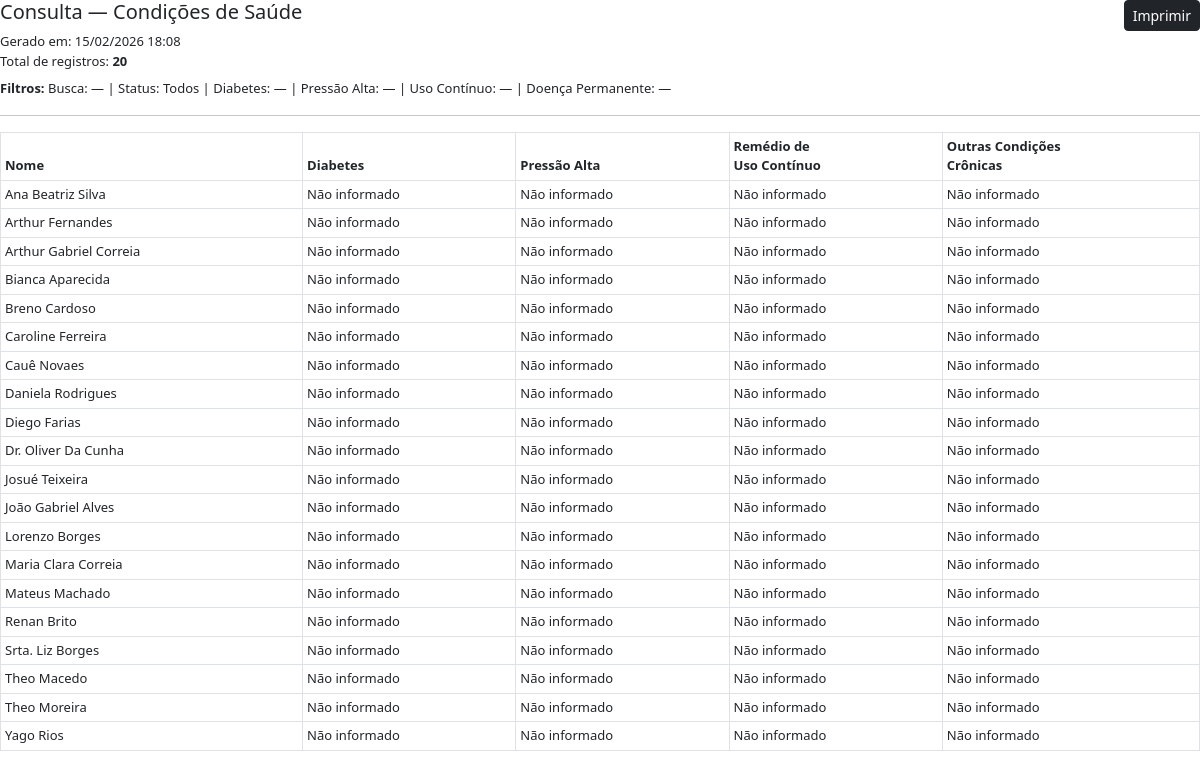
/operacoes/consultas/saude/imprimir/ (signed in), run on the app's committed database.
### apps/assistidos/models.py (models this page shows, shortened)
class Assistido(models.Model):
    id = models.UUIDField(primary_key=True, default=uuid.uuid4, editable=False)
    codigo = models.CharField(max_length=30, unique=True, blank=True, null=True)
    nome = models.CharField(max_length=120)
    cpf = models.CharField(max_length=11, blank=True, null=True, unique=True,verbose_name="CPF")
    data_nascimento = models.DateField(blank=True, null=True)
    telefone = models.CharField(max_length=30, blank=True)
    logradouro = models.CharField(max_length=120, blank=True)
    numero = models.CharField(max_length=20, blank=True)
    complemento = models.CharField(max_length=80, blank=True)
    bairro = models.CharField(max_length=80, blank=True)
    cidade = models.CharField(max_length=80, blank=True)
    uf = models.CharField(max_length=2, blank=True,verbose_name="UF")
    cep = models.CharField(max_length=9, blank=True,verbose_name="CEP")
    sit_trabalho = models.CharField(
        max_length=20, choices=SituacaoTrabalho.choices,
        default=SituacaoTrabalho.NAO_INFORMADO
    )
    responsavel_renda = models.CharField(
        max_length=20, choices=ResponsavelRenda.choices,
        default=ResponsavelRenda.NAO_INFORMADO
    )
    faixa_renda = models.CharField(
        max_length=20, choices=FaixaRenda.choices,
        default=FaixaRenda.NAO_INFORMADO
    )
    tipo_moradia = models.CharField(
        max_length=20, choices=TipoMoradia.choices,
        default=TipoMoradia.NAO_INFORMADO
    )
    material_moradia = models.CharField(
        max_length=20, choices=MaterialMoradia.choices,
        default=MaterialMoradia.NAO_INFORMADO
    )
    area_risco = models.CharField(
        max_length=20, choices=TriSimNao.choices,
        default=TriSimNao.NAO_INFORMADO
    )
    sabe_ler_escrever = models.CharField(
        max_length=20, choices=TriSimNao.choices,
        default=TriSimNao.NAO_INFORMADO
    )
    escolaridade = models.CharField(
        max_length=30, choices=Escolaridade.choices,
        default=Escolaridade.NAO_INFORMADO
    )
    diabetes = models.CharField(max_length=20, choices=TriSimNao.choices, default=TriSimNao.NAO_INFORMADO)
    pressao_alta = models.CharField(max_length=20, choices=TriSimNao.choices, default=TriSimNao.NAO_INFORMADO)
    medic_uso_continuo = models.CharField(max_length=20, choices=TriSimNao.choices, default=TriSimNao.NAO_INFORMADO)
    doenca_permanente = models.CharField(max_length=20, choices=TriSimNao.choices, default=TriSimNao.NAO_INFORMADO)
    data_inicio_apoio = models.DateField(blank=True, null=True,verbose_name="Ingresso no Programa")
    status = models.CharField(max_length=10, choices=StatusCadastro.choices, default=StatusCadastro.ATIVO)
    data_inativacao = models.DateField(blank=True, null=True)
    motivo_inativacao = models.CharField(max_length=200, blank=True)
    criado_em = models.DateTimeField(auto_now_add=True)
    class Meta:
        ordering = ["nome"]

### apps/operacoes/consultas/views.py (the view)
# urls.py: path("saude/imprimir/", views.saude_print, name="saude_print"),
@login_required
def saude_print(request):
    if not pode_ver(request.user):
        return HttpResponse("Sem permissão.", status=403)
    qs = Assistido.objects.all()
    q = (request.GET.get("q") or "").strip()
    status = (request.GET.get("status") or "").strip()
    diabetes = (request.GET.get("diabetes") or "").strip()
    pressao_alta = (request.GET.get("pressao_alta") or "").strip()
    medic_uso_continuo = (request.GET.get("medic_uso_continuo") or "").strip()
    doenca_permanente = (request.GET.get("doenca_permanente") or "").strip()
    if q:
        qs = qs.filter(
            Q(nome__icontains=q) |
            Q(cpf__icontains=q) |
            Q(telefone__icontains=q)
        )
    if status in ["ATIVO", "INATIVO"]:
        qs = qs.filter(status=status)
    if diabetes:
        qs = qs.filter(diabetes=diabetes)
    if pressao_alta:
        qs = qs.filter(pressao_alta=pressao_alta)
    if medic_uso_continuo:
        qs = qs.filter(medic_uso_continuo=medic_uso_continuo)
    if doenca_permanente:
        qs = qs.filter(doenca_permanente=doenca_permanente)
    o = (request.GET.get("o") or "nome").strip()
    permitidas = {"nome", "diabetes", "pressao_alta", "medic_uso_continuo", "doenca_permanente"}
    campo = o.lstrip("-")
    if campo not in permitidas:
        o = "nome"
    qs = qs.order_by(o)
    return render(
        request,
        "operacoes/consultas/saude_print.html",
        {
            "assistidos": qs,
            "total": qs.count(),
        },
    )

### apps/operacoes/context_processors.py (called while the page is built)
def operacoes_permissoes(request):
    user = getattr(request, "user", None)
    if user and user.is_authenticated:
        return {
            "pode_ver": pode_ver(user),
            "pode_editar": pode_editar(user),
            "pode_deletar": pode_deletar(user),
        }
    return {
        "pode_ver": False,
        "pode_editar": False,
        "pode_deletar": False,
    }

### apps/operacoes/permissoes.py (called while the page is built)
def is_consultor(user):
    return user.groups.filter(name="Consultor").exists()

def is_supervisor(user):
    return user.groups.filter(name="Supervisor").exists()

def is_operador(user):
    return user.groups.filter(name="Operador").exists()

def pode_ver(user):
    return is_consultor(user) or is_operador(user) or is_supervisor(user) or user.is_superuser

def pode_editar(user):
    return is_operador(user) or is_supervisor(user) or user.is_superuser

def pode_deletar(user):
    return is_supervisor(user) or user.is_superuser

### apps/operacoes/templates/operacoes/consultas/saude_print.html (shortened to what this page needs)
<!doctype html>
<html lang="pt-br">
<head>
  <link href="https://cdn.jsdelivr.net/npm/bootstrap@5.3.0/dist/css/bootstrap.min.css" rel="stylesheet">
</head>
<body>
  <div class="d-flex justify-content-between align-items-start mb-3">
    <div>
      <h5>Consulta — Condições de Saúde</h5>
      <div>Gerado em: {% now "d/m/Y H:i" %}</div>
      <div>Total de registros: <strong>{{ total }}</strong></div>
      <div class="mt-2">
        <strong>Filtros:</strong>
        Busca: {{ request.GET.q|default:"—" }} |
        Status: {{ request.GET.status|default:"Todos" }} |
        Diabetes: {{ request.GET.diabetes|default:"—" }} |
        Pressão Alta: {{ request.GET.pressao_alta|default:"—" }} |
        Uso Contínuo: {{ request.GET.medic_uso_continuo|default:"—" }} |
        Doença Permanente: {{ request.GET.doenca_permanente|default:"—" }}
      </div>
    </div>
    <div class="no-print">
      <button class="btn btn-dark btn-sm" onclick="window.print()">Imprimir</button>
    </div>
  </div>
  <hr>
  <table class="table table-sm table-bordered">
    <thead>
      <tr>
        <th>Nome</th>
        <th>Diabetes</th>
        <th>Pressão Alta</th>
        <th>Remédio de <br> Uso Contínuo</th>
        <th>Outras Condições<br>Crônicas</th>
      </tr>
    </thead>
    <tbody>
      {% for a in assistidos %}
      <tr>
        <td>{{ a.nome|title }}</td>
        <td>{{ a.get_diabetes_display|default:"—" }}</td>
        <td>{{ a.get_pressao_alta_display|default:"—" }}</td>
        <td>{{ a.get_medic_uso_continuo_display|default:"—" }}</td>
        <td>{{ a.get_doenca_permanente_display|default:"—" }}</td>
      </tr>
      {% empty %}
      <tr><td colspan="5" class="text-center">Nenhum registro.</td></tr>
      {% endfor %}
    </tbody>
  </table>
</body>
</html>

### apps/operacoes/templates/operacoes/consultas/saude_print.html (style rules this page uses)
body { font-size: 13px; }

### data on the page
Assistido: nome "Ana Beatriz Silva", diabetes "Não informado", pressao_alta "Não informado", medic_uso_continuo "Não informado", doenca_permanente "Não informado"
Assistido: nome "Arthur Fernandes", diabetes "Não informado", pressao_alta "Não informado", medic_uso_continuo "Não informado", doenca_permanente "Não informado"
Assistido: nome "Arthur Gabriel Correia", diabetes "Não informado", pressao_alta "Não informado", medic_uso_continuo "Não informado", doenca_permanente "Não informado"
Assistido: nome "Bianca Aparecida", diabetes "Não informado", pressao_alta "Não informado", medic_uso_continuo "Não informado", doenca_permanente "Não informado"
Assistido: nome "Breno Cardoso", diabetes "Não informado", pressao_alta "Não informado", medic_uso_continuo "Não informado", doenca_permanente "Não informado"
Assistido: nome "Caroline Ferreira", diabetes "Não informado", pressao_alta "Não informado", medic_uso_continuo "Não informado", doenca_permanente "Não informado"
Assistido: nome "Cauê Novaes", diabetes "Não informado", pressao_alta "Não informado", medic_uso_continuo "Não informado", doenca_permanente "Não informado"
Assistido: nome "Daniela Rodrigues", diabetes "Não informado", pressao_alta "Não informado", medic_uso_continuo "Não informado", doenca_permanente "Não informado"
Assistido: nome "Diego Farias", diabetes "Não informado", pressao_alta "Não informado", medic_uso_continuo "Não informado", doenca_permanente "Não informado"
Assistido: nome "Dr. Oliver Da Cunha", diabetes "Não informado", pressao_alta "Não informado", medic_uso_continuo "Não informado", doenca_permanente "Não informado"
Assistido: nome "Josué Teixeira", diabetes "Não informado", pressao_alta "Não informado", medic_uso_continuo "Não informado", doenca_permanente "Não informado"
Assistido: nome "João Gabriel Alves", diabetes "Não informado", pressao_alta "Não informado", medic_uso_continuo "Não informado", doenca_permanente "Não informado"
Assistido: nome "Lorenzo Borges", diabetes "Não informado", pressao_alta "Não informado", medic_uso_continuo "Não informado", doenca_permanente "Não informado"
Assistido: nome "Maria Clara Correia", diabetes "Não informado", pressao_alta "Não informado", medic_uso_continuo "Não informado", doenca_permanente "Não informado"
Assistido: nome "Mateus Machado", diabetes "Não informado", pressao_alta "Não informado", medic_uso_continuo "Não informado", doenca_permanente "Não informado"
Assistido: nome "Renan Brito", diabetes "Não informado", pressao_alta "Não informado", medic_uso_continuo "Não informado", doenca_permanente "Não informado"
Assistido: nome "Srta. Liz Borges", diabetes "Não informado", pressao_alta "Não informado", medic_uso_continuo "Não informado", doenca_permanente "Não informado"
Assistido: nome "Theo Macedo", diabetes "Não informado", pressao_alta "Não informado", medic_uso_continuo "Não informado", doenca_permanente "Não informado"
Assistido: nome "Theo Moreira", diabetes "Não informado", pressao_alta "Não informado", medic_uso_continuo "Não informado", doenca_permanente "Não informado"
Assistido: nome "Yago Rios", diabetes "Não informado", pressao_alta "Não informado", medic_uso_continuo "Não informado", doenca_permanente "Não informado"

### other printed values
{{ total }} "20"
{{ request.GET.q|default:"—" }} "—"
{{ request.GET.status|default:"Todos" }} "Todos"
{{ request.GET.diabetes|default:"—" }} "—"
{{ request.GET.pressao_alta|default:"—" }} "—"
{{ request.GET.medic_uso_continuo|default:"—" }} "—"
{{ request.GET.doenca_permanente|default:"—" }} "—"
